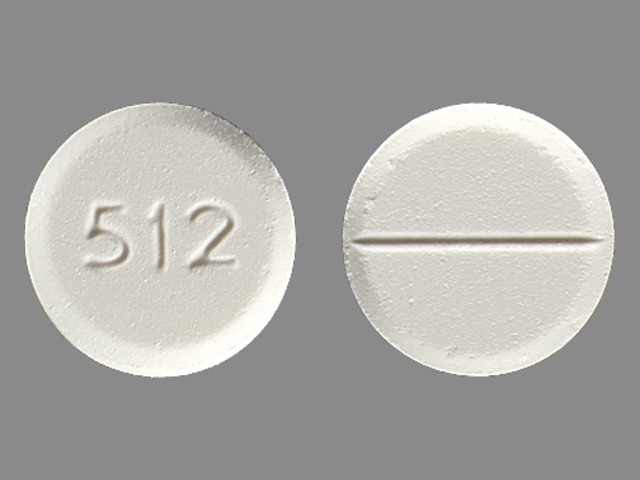
#> input picture OpenCV/Image_rotation/image1.jpg, 640 x 480 px
$ python image_rotation.py --input image1.jpg
#> lines starting #> are read from the running program, lines starting #| are printed output that depends on the picture; after the words box and inside, x2 and y2 are one past the last pixel; in counts of white or black regions, pixels touching at a corner belong together
import argparse
import cv2
import imutils
import numpy as np

ap = argparse.ArgumentParser()
ap.add_argument("-i", "--input" , required= True , help= "Imaage path")
args = vars(ap.parse_args())

image = cv2.imread(args["input"])
#> image is the input picture: shape (480, 640, 3); mean B, G, R 163.4, 166.5, 167.7


def rotate_bound (image , angle):

    # grab the dimensions of the image and then determine the
    # center
    (h, w )= image.shape[:2]
    (cX , cY) = (w//2 , h//2)

    # grab the rotation matrix (applying the negative of the
    # angle to rotate clockwise), then grab the sine and cosine
    # (i.e., the rotation components of the matrix)
    # The matrix is in the folder

    M = cv2.getRotationMatrix2D((cX , cY) , -angle , 1.0)
    cos = np.abs(M[0,0])
    sin = np.abs(M[0,1])

    # compute the new bounding dimensions of the image
    nW = int((h * sin) + (w * cos))
    nH = int((h * cos) + (w * sin))

    # adjust the rotation matrix to take into account translation
    M[0,2] += (nW / 2) - cX
    M[1,2] += (nH / 2) - cY

    # perform the actual rotation and return the image
    return cv2.warpAffine(image , M ,(nW , nH))


# [12 lines of commented-out code are left out]


gray = cv2.cvtColor(image  , cv2.COLOR_BGR2GRAY)
blurred = cv2.GaussianBlur(gray , (3,3), 0)
edge = cv2.Canny(blurred ,20 , 100)
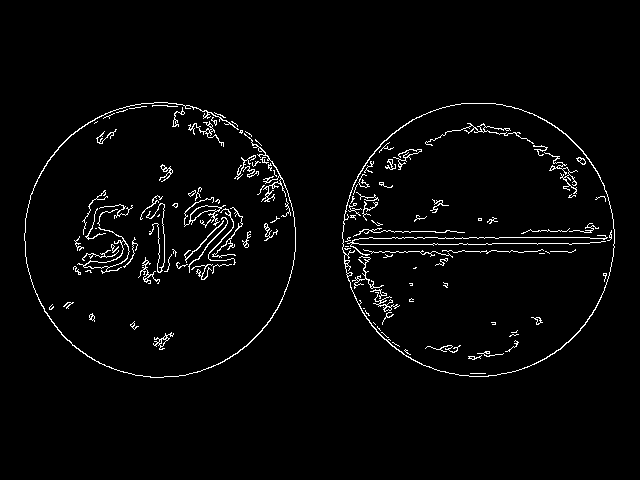
#> edge: shape (480, 640); 2.7% white in thin lines or dots, all inside (x1, y1, x2, y2) = (24, 102, 615, 378)
cv2.imshow("edges" , edge)
cv2.waitKey(0)

cnts = cv2.findContours(edge.copy() , cv2.RETR_EXTERNAL , cv2.CHAIN_APPROX_SIMPLE)
#> cnts = 64 contours, 46 with area under 20; largest, box (x1, y1, x2, y2) and area: (342, 103, 615, 377) 58394, (77, 227, 130, 274) 344, (24, 102, 296, 378) 295, (184, 197, 226, 227) 211, (153, 332, 174, 350) 66
cnts = imutils.grab_contours(cnts)

# ensure at least one contour was found
if len(cnts) > 0:
	# grab the largest contour, then draw a mask for the pill
	c = max(cnts, key=cv2.contourArea)
#> c = contour of 397 points, box (x1, y1, x2, y2) (342, 103, 615, 377), area 58394
	mask = np.zeros(gray.shape, dtype="uint8")
	cv2.drawContours(mask, [c], -1, 255, -1)
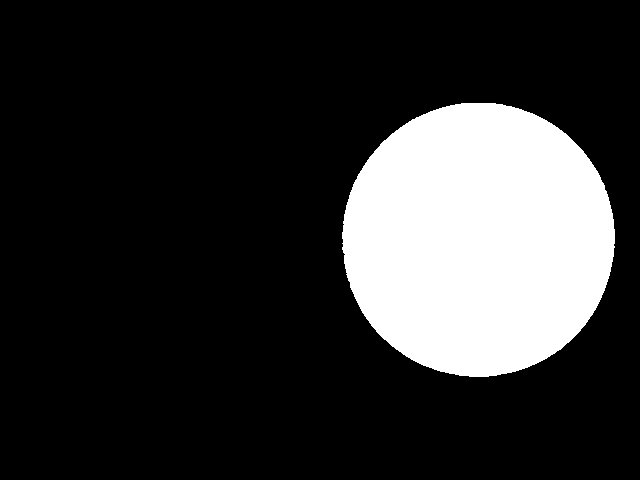
#> mask: shape (480, 640); 19.1% white; 1 white region, box (x1, y1, x2, y2) and area: (342, 103, 615, 377) 58782
	# compute its bounding box of pill, then extract the ROI,
	# and apply the mask
	(x, y, w, h) = cv2.boundingRect(c)
#> x = 342; y = 103; w = 273; h = 274
	imageROI = image[y:y + h, x:x + w ]
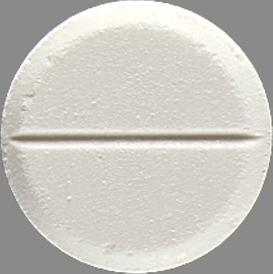
#> imageROI: shape (274, 273, 3); mean B, G, R 191.1, 197.3, 200
	maskROI = mask[y:y + h, x:x + w]
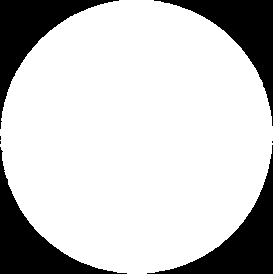
#> maskROI: shape (274, 273); 78.6% white; 7 black regions (3 under 20 px), largest, box (x1, y1, x2, y2) and area: (147, 145, 273, 274) 4094, (0, 147, 127, 274) 4023, (0, 0, 119, 129) 3983, (154, 0, 273, 126) 3911
	imageROI = cv2.bitwise_and(imageROI, imageROI,
		mask=maskROI)
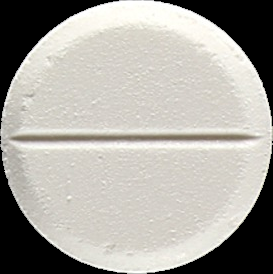
#> imageROI: shape (274, 273, 3); mean B, G, R 161.6, 167.8, 170.4

cv2.imshow("Image ROI" , imageROI)
cv2.waitKey(0)
